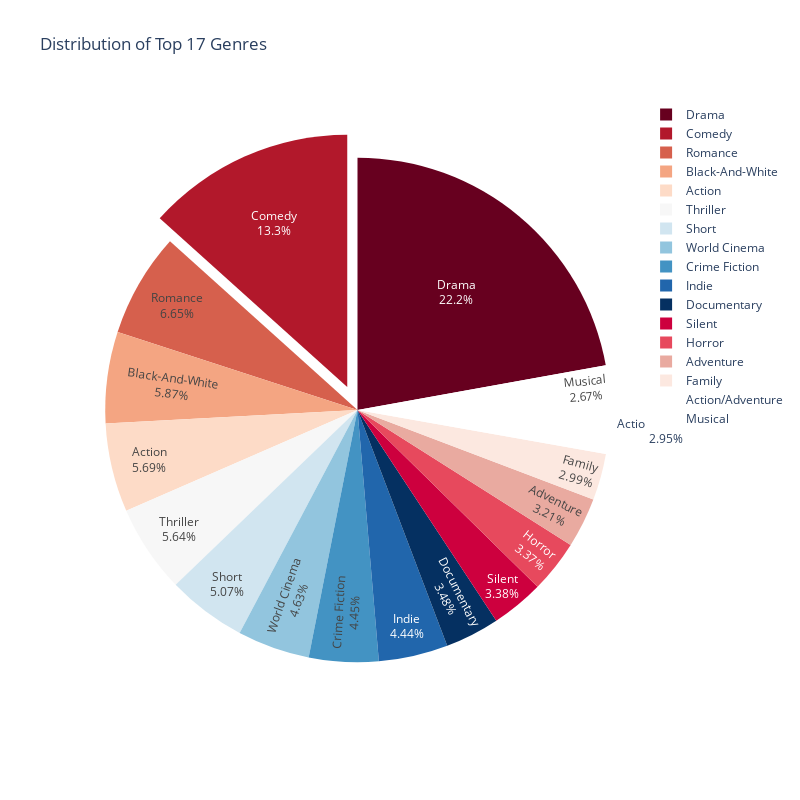

Notebook code for this chart:
### Code cell
print(f'The proportion of movies for which genres are known: {len(df_movies["movie_genres"].dropna().astype(str).apply(lambda x: x.strip()))/len(df_movies["movie_genres"])}')

# Creating the pie chart
plt.figure(figsize=(20, 20))
fig = px.pie(
    names=df_genres_exploded_filtered.value_counts().index, 
    values=df_genres_exploded_filtered.value_counts().values, 
    title=f"Distribution of Top {len(df_genres_exploded_filtered.value_counts())} Genres",
    color_discrete_sequence=px.colors.sequential.RdBu
)
fig.update_layout(
    width=800,  # Width in pixels
    height=800  # Height in pixels
)
fig.update_traces(textinfo='percent+label', pull=[0, 0.1, 0, 0])  # Highlight one slice
fig.show()

### Figure 1 — Plotly figure (JSON) as saved in the notebook; plotly's stock layout.template omitted (floating-point values rounded to 4 significant figures)
{"data": [{"domain": {"x": [0, 1], "y": [0, 1]}, "hovertemplate": "label=%{label}<br>value=%{value}<extra></extra>", "labels": ["Drama", "Comedy", "Romance", "Black-And-White", "Action", "Thriller", "Short", "World Cinema", "Crime Fiction", "Indie", "Documentary", "Silent", "Horror", "Adventure", "Family", "Action/Adventure", "Musical"], "legendgroup": "", "name": "", "pull": [0, 0.1, 0, 0], "showlegend": true, "textinfo": "percent+label", "type": "pie", "values": [34268, 20620, 10283, 9075, 8793, 8723, 7844, 7164, 6884, 6861, 5385, 5223, 5210, 4957, 4619, 4565, 4124]}], "layout": {"height": 800, "legend": {"tracegroupgap": 0}, "piecolorway": ["rgb(103,0,31)", "rgb(178,24,43)", "rgb(214,96,77)", "rgb(244,165,130)", "rgb(253,219,199)", "rgb(247,247,247)", "rgb(209,229,240)", "rgb(146,197,222)", "rgb(67,147,195)", "rgb(33,102,172)", "rgb(5,48,97)"], "title": {"text": "Distribution of Top 17 Genres"}, "width": 800}}
